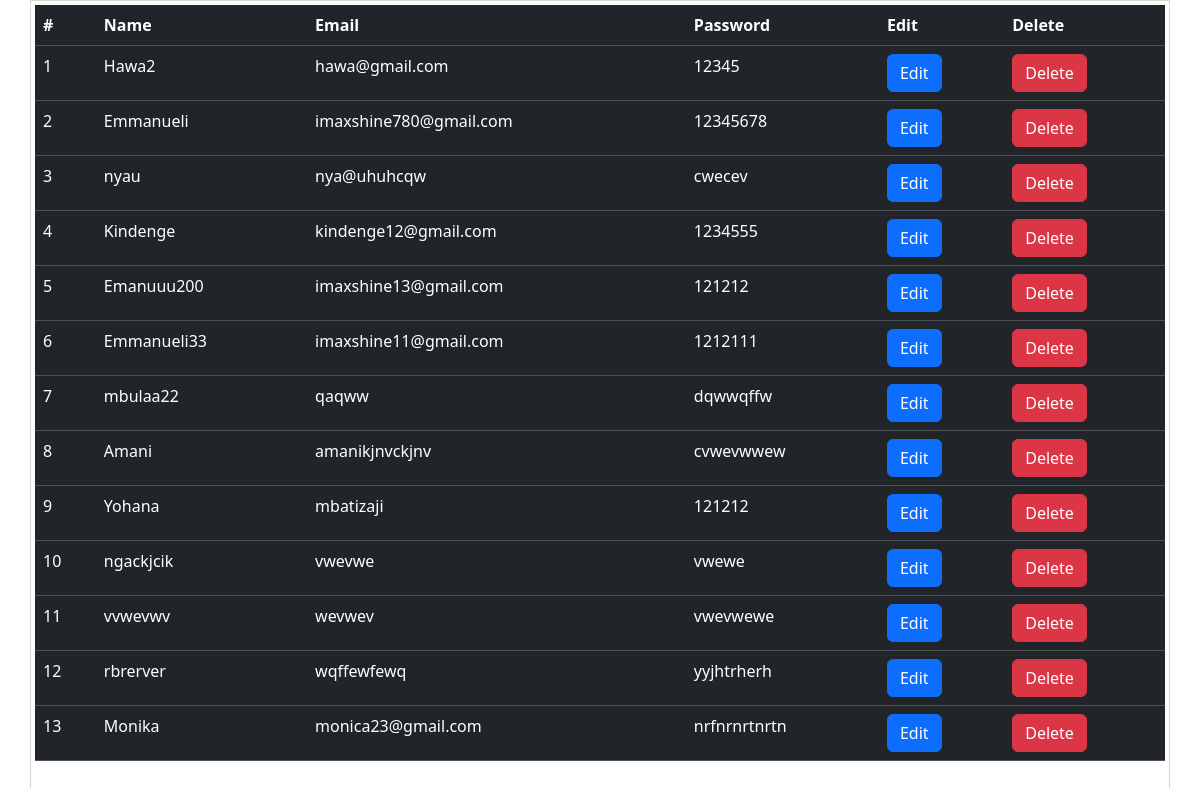
/posts.php, run on the app's committed database.
### tables this page shows
CREATE TABLE users 
(`id` INTEGER PRIMARY KEY,
`username` TEXT NOT NULL,
`email` TEXT NOT NULL UNIQUE,
`password` TEXT NOT NULL);

### posts.php (the view, shortened to what this page needs)
<!DOCTYPE html>
<html lang="en">
<head>
    <link href="https://cdn.jsdelivr.net/npm/bootstrap@5.3.7/dist/css/bootstrap.min.css" rel="stylesheet">
</head>
<body>
    <div class="tableHolder">
        <table class="table table-dark hover">
            <tr class="titles">
                <th>#</th>
                <th>Name</th>
                <th>Email</th>
                <th>Password</th>
                <th>Edit</th>
                <th>Delete</th>
            </tr>
            <?php
                $conn = GetConnection();
                $readData = $conn->query("SELECT * FROM `users`");
                $index = 1;
                while($data = $readData->fetchArray()):
                ?>
                    <tr>
                        <td><?= $index ++;  ?></td>
                        <td><?= htmlspecialchars($data['username']); ?></td>
                        <td> <?= htmlspecialchars($data['email']); ?></td>
                        <td> <?= htmlspecialchars($data['password']); ?> </td>
                        <td>
                            <form id="edit">
                                <button type="button" class="btn btn-primary text-capitalize" onclick="EditData(this)"
                                data-editId="<?= $data['id'];  ?>"
                                >edit</button>
                            </form>
                        </td>
                        <td>
                            <form id="delete">
                                <button type="button" class="btn btn-danger" onclick="DeleteUser(this)"
                                        data-deleteId="<?= $data['id']; ?>"
                                        data-userName="<?= $data['username']; ?>" >Delete</button>
                            </form>
                        </td>
                    </tr>
                <?php endwhile; ?>
        </table>
    </div>
</body>
</html>

### posts.php (style rules this page uses)
.tableHolder { border: 1px solid #ccdccd; width: 95vw; height: 100vh; overflow: auto; margin: 0 auto; padding: 4px; }
.table .titles { position: sticky; top: 0; }

### data on the page
users: username "Hawa2", email "hawa@gmail.com", password "12345"
users: username "Emmanueli", email "imaxshine780@gmail.com", password "12345678"
users: username "nyau", email "nya@uhuhcqw", password "cwecev"
users: username "Kindenge", email "kindenge12@gmail.com", password "1234555"
users: username "Emanuuu200", email "imaxshine13@gmail.com", password "121212"
users: username "Emmanueli33", email "imaxshine11@gmail.com", password "1212111"
users: username "mbulaa22", email "qaqww", password "dqwwqffw"
users: username "Amani", email "amanikjnvckjnv", password "cvwevwwew"
users: username "Yohana", email "mbatizaji", password "121212"
users: username "ngackjcik", email "vwevwe", password "vwewe"
users: username "vvwevwv", email "wevwev", password "vwevwewe"
users: username "rbrerver", email "wqffewfewq", password "yyjhtrherh"
users: username "Monika", email "monica23@gmail.com", password "nrfnrnrtnrtn"
